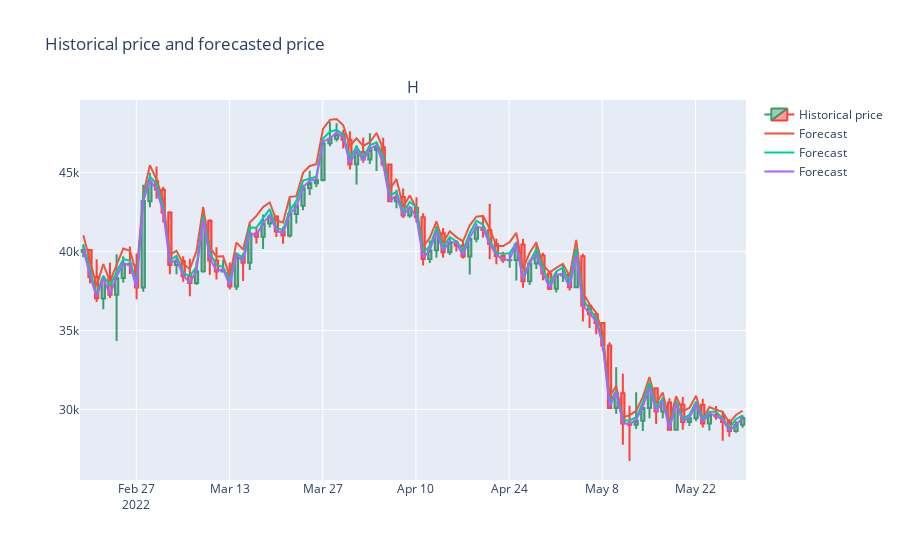

The notebook cell saved with this chart:
### Code cell
ind = randint(1, len(df_BTC) - 100)

df_BTC_short = df_BTC.iloc[ind : ind + 100]
fig = make_subplots(
    rows=1,
    cols=1,
    subplot_titles=("Historical price forecasted"),
    shared_xaxes=True,
)

fig.add_trace(
    go.Candlestick(
        name="Historical price",
        x=df_BTC_short.index,
        open=df_BTC_short["Open"],
        high=df_BTC_short["High"],
        low=df_BTC_short["Low"],
        close=df_BTC_short["Close"],
    ),
    row=1,
    col=1,
)

fig.add_trace(
    go.Scatter(
        name="Forecast",
        x=df_BTC_short.index,
        y=df_BTC_short["Montecarlo_prediction252"],
    ),
    row=1,
    col=1,
)
fig.add_trace(
    go.Scatter(
        name="Forecast",
        x=df_BTC_short.index,
        y=df_BTC_short["Montecarlo_prediction100"],
    ),
    row=1,
    col=1,
)
fig.add_trace(
    go.Scatter(
        name="Forecast",
        x=df_BTC_short.index,
        y=df_BTC_short["Montecarlo_prediction20"],
    ),
    row=1,
    col=1,
) 
fig.update_layout(
    xaxis_rangeslider_visible=False,
    showlegend=True,
    title_text="Historical price and forecasted price",
)
fig.show()
